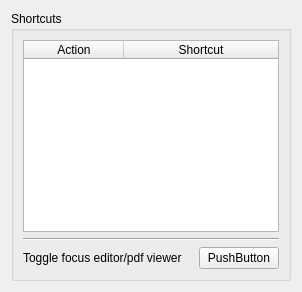
     <widget class="QWidget" name="ps">
      <layout class="QGridLayout" name="gridLayout_10">
       <item row="0" column="0">
        <widget class="QGroupBox" name="groupBox_4">
         <property name="title">
          <string>Shortcuts</string>
         </property>
         <layout class="QGridLayout" name="gridLayout_9">
          <item row="0" column="0" colspan="2">
           <widget class="QTableWidget" name="shorttableWidget">
            <attribute name="horizontalHeaderStretchLastSection">
             <bool>true</bool>
            </attribute>
            <column>
             <property name="text">
              <string>Action</string>
             </property>
            </column>
            <column>
             <property name="text">
              <string>Shortcut</string>
             </property>
            </column>
           </widget>
          </item>
          <item row="1" column="0" colspan="2">
           <widget class="Line" name="line_6">
            <property name="orientation">
             <enum>Qt::Horizontal</enum>
            </property>
           </widget>
          </item>
          <item row="2" column="0">
           <widget class="QLabel" name="label_2">
            <property name="sizePolicy">
             <sizepolicy hsizetype="MinimumExpanding" vsizetype="Preferred">
              <horstretch>0</horstretch>
              <verstretch>0</verstretch>
             </sizepolicy>
            </property>
            <property name="text">
             <string>Toggle focus editor/pdf viewer</string>
            </property>
           </widget>
          </item>
          <item row="2" column="1">
           <widget class="QPushButton" name="pushButtonToggleFocus">
            <property name="text">
             <string>PushButton</string>
            </property>
           </widget>
          </item>
         </layout>
        </widget>
       </item>
      </layout>
     </widget>
